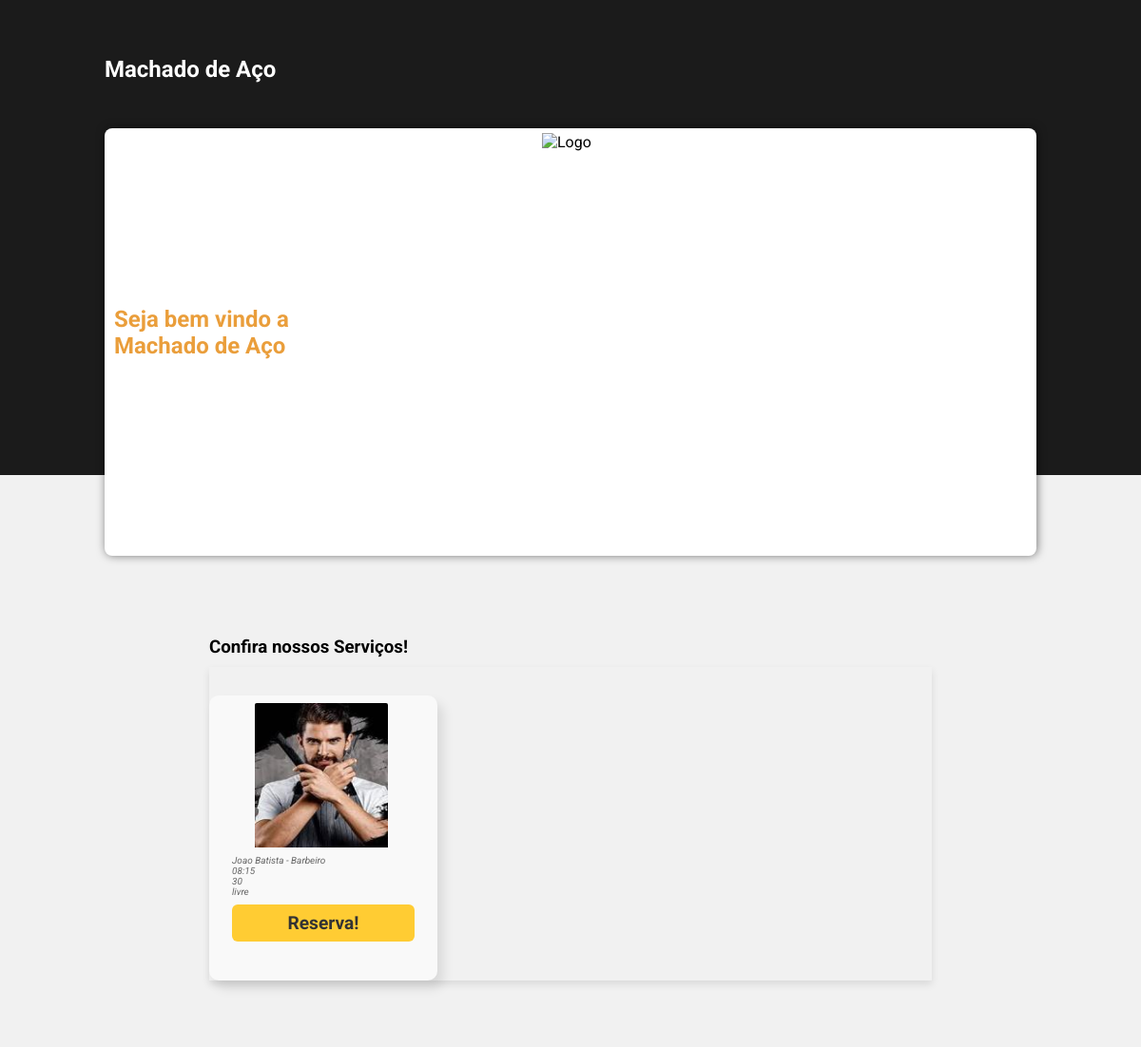
/machado-de-aco/horarios/, run on an earlier commit of the app's database.
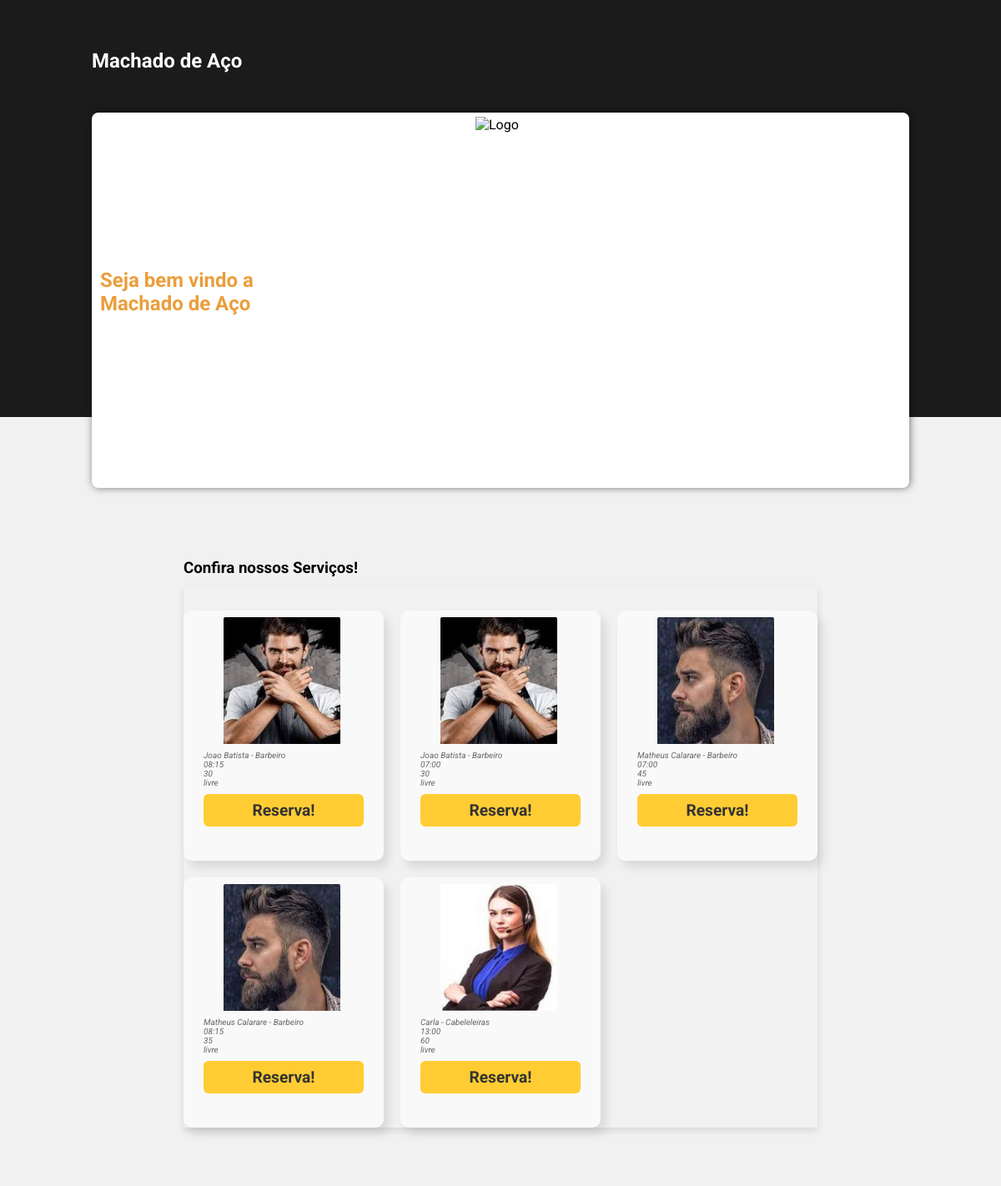
And on a later commit of the database.
### core/models.py (models this page shows, shortened)
class Empresa(models.Model):
    dono = models.ForeignKey(User, on_delete=models.CASCADE, null=True, blank=True)
    nome = models.CharField(max_length=100)
    imagem = models.ImageField(upload_to='imagens/',blank=True, null=True)
    descricao = models.TextField(null=True, blank=True)
    slug = models.SlugField(unique=True, null=True, blank=True)

class HorarioAtendimento(models.Model):
    empresa = models.ForeignKey('Empresa', on_delete=models.CASCADE,null=True, blank=True)
    profissional = models.ForeignKey('Profissional', on_delete=models.CASCADE,null=True, blank=True)
    hora_abertura = models.TimeField(null=True, blank=True)
    duracao_minutos = models.IntegerField(null=True, blank=True)
    confirmacao = models.BooleanField(default=False,null=True, blank=True)
    def get_confirmacao_display(self):
        return "reservado" if self.confirmacao else "livre"

class Profissional(models.Model):
    empresa = models.ForeignKey('Empresa', on_delete=models.CASCADE)
    nome = models.CharField(max_length=100)
    imagem = models.ImageField(upload_to='imagens/',blank=True, null=True)
    especialidade = models.ForeignKey(Servicos, on_delete=models.CASCADE)
    def __str__(self):
        return f'{self.nome} - {self.especialidade}'

class Servicos(models.Model):
    empresa = models.ForeignKey('Empresa', on_delete=models.CASCADE, null=True, blank=True)
    servico = models.CharField(max_length=100, null=True, blank=True)
    imagem = models.ImageField(upload_to='imagens/',blank=True, null=True)
    descricao = models.TextField(null=True, blank=True)
    def __str__(self):
        return f'{self.servico}'

### core/visivel.py (the view)
# urls.py: path('<slug:empresa_slug>/horarios/', HorarioAtendimentoViwe.as_view(), name='horariosempresa'),
class HorarioAtendimentoViwe(View):
    def get(self, request, empresa_slug):
        empresa = Empresa.objects.get(slug=empresa_slug)
        profissionais = Profissional.objects.filter(empresa=empresa)
        horarios = HorarioAtendimento.objects.filter(empresa=empresa, confirmacao=False)
        return render(request, 'visivel/horarios.html',{'empresa':empresa, 'profissionais' : profissionais, 'horarios' : horarios})

### templates/visivel/horarios.html
{% extends 'visivel/base.html' %}
{%block content%}
    <section class="menu" id="menu">
        <div class="menu-content">
          <div class="menu-title-wrapper">
            <h3>Confira nossos Serviços!</h3>
          </div>
  <div class="menu-card-wrapper">
    {% for hora in horarios %}
    <div class="menu-card-item pizza ativo">
        <img src="{{ hora.profissional.imagem.url }}" width="168" height="168"/>
        <div class="menu-card-content">
                <p>{{ hora.profissional }}</p>
                <p>{{ hora.hora_abertura }}</p>
                <p>{{ hora.duracao_minutos }}</p>
                <p>{{ hora.get_confirmacao_display  }}</p>
            <button type="button" class="adicionar-ao-carrinho" data-produto-id="{{ produto.id }}">Reserva!</button>
        </div>
      </div>
    {% endfor %}
  </div>
{%endblock%}

### templates/visivel/base.html (shortened to what this page needs)
{% load static%}
<!DOCTYPE html>
<html lang="en">
  <head>
    <link rel="stylesheet" href="{% static 'css/styles.css' %}"/>
    <link rel="stylesheet" href="https://cdnjs.cloudflare.com/ajax/libs/font-awesome/6.0.0/css/all.min.css">
  </head>
  <body>
    <header>
      <div class="header-content">
        <nav>
          <p class="brand-logo"><strong>{{ empresa.nome }}</strong></p>
        </nav>
        <div class="header-block">
          <div class="header-text">
            <h2>Seja bem vindo a  <strong>{{ empresa.nome }}</strong></h2>
          </div>
          <img src="{% static 'img/logo.avif' %}" alt="Logo" style="  width: 45%; height: 97%;position: absolute; margin-left: 450px; bottom: 2%;" />
        </div>
      </div>
    </header>
    {%block content%}
    {%endblock%}
</body>
</html>

### static/css/styles.css (style rules this page uses)
* { margin: 0; padding: 0; box-sizing: border-box; outline: none; font-family: "Roboto", sans-serif; }
:root { --orange: #EA9E3B; --blue: rgb(255, 255, 255); --gray:#ededed; }
html, body { width: 100%; overflow-x: hidden; }
body { margin: 0; }
header { width: 100%; height: 500px; background-color: #1b1b1b; }
.header-content { max-width: 1000px; min-width: 300px; margin: 0 auto; display: flex; flex-direction: column; padding: 10px; }
nav { width: 100%; height: 125px; display: flex; flex-direction: row; align-items: center; justify-content: space-between; }
.brand-logo { font-size: 24px; color: rgb(255, 255, 255); cursor: pointer; }
.header-block { max-width: 1000px; min-width: 300px; height: 450px; background: var(--blue); border-radius: 8px; box-shadow: 1px 0px 10px 0px rgba(0, 0, 0, 0.5); -webkit-box-shadow: 1px 0px 10px 0px rgba(0, 0, 0, 0.5); -moz-box-shadow: 1px 0px 10px 0px rgba(0, 0, 0, 0.5); position: relative; z-index: 10; padding: 10px; display: flex; align-items: center; justify-content: space-between; }
.header-text { max-width: 280px; color: #EA9E3B; }
.header-text h2 { margin-bottom: 20px; margin-left: 20px; transform: translateX(-20px); transition: transform 0.5s; }
.header-block img { width: 50%; position: absolute; margin-left: 450px; bottom: 2%; }
.menu { width: 100%; padding: 50px 0; background-color:rgb(241, 241, 241); }
.menu-content { max-width: 800px; min-width: 0px; margin: 0 auto; display: flex; flex-direction: column; padding: 20px; }
.menu-title-wrapper { margin-top: 100px; padding-bottom: 10px; }
.menu-card-wrapper { align-items: center; justify-content: center; height: auto; width: auto; display: grid; grid-template-columns: repeat(auto-fill, minmax(200px, 1fr)); grid-gap: 20px; padding-top: 30px; box-shadow: 0 4px 8px rgba(0, 0, 0, 0.1); }
.menu-card-item { height: 300px; background: #f9f9f9; border-radius: 10px; display: block; flex-direction: column; align-items: center; justify-content: space-around; box-shadow: 6px 8px 12px rgba(0, 0, 0, 0.1); transition: transform 0.3s ease; }
.menu-card-content { height: 30%; display: flex; flex-direction: column; align-items: center; justify-content: space-around; }
.menu-card-item img { display: flex; margin-left: 100px; justify-content: center; align-items: center; width: 65%; border-radius: 10px 10px 0 0; padding: 8px; margin-left: 40px; text-align: center; }
.menu-card-item p { font-size: 10px; width: 80%; font-style: italic; color: #666; }
.menu-card-item button { width: 80%; padding: 8px 0px; border: none; border-radius: 6px; font-weight: bold; font-size: 1.2em; cursor: pointer; transition: 0.3s ease; margin-bottom: 5px; background: #ffcc33; color: #333; margin-top: 8px; }

What changed in the data, as far as the page shows it:
added HorarioAtendimento: profissional.imagem (picture), profissional "Joao Batista - Barbeiro", hora_abertura "07:00", duracao_minutos "30", confirmacao "livre"
added HorarioAtendimento: profissional.imagem (picture), profissional "Matheus Calarare - Barbeiro", hora_abertura "07:00", duracao_minutos "45", confirmacao "livre"
added HorarioAtendimento: profissional.imagem (picture), profissional "Matheus Calarare - Barbeiro", hora_abertura "08:15", duracao_minutos "35", confirmacao "livre"
added HorarioAtendimento: profissional.imagem (picture), profissional "Carla - Cabeleleiras", hora_abertura "13:00", duracao_minutos "60", confirmacao "livre"
